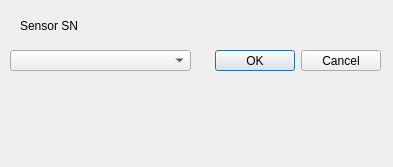
<?xml version="1.0" encoding="UTF-8"?>
<ui version="4.0">
 <class>DeleteSensor</class>
 <widget class="QDialog" name="DeleteSensor">
  <property name="geometry">
   <rect>
    <x>0</x>
    <y>0</y>
    <width>393</width>
    <height>167</height>
   </rect>
  </property>
  <property name="windowTitle">
   <string>Delete a Sensor</string>
  </property>
  <widget class="QDialogButtonBox" name="buttonBox">
   <property name="geometry">
    <rect>
     <x>40</x>
     <y>50</y>
     <width>341</width>
     <height>21</height>
    </rect>
   </property>
   <property name="orientation">
    <enum>Qt::Horizontal</enum>
   </property>
   <property name="standardButtons">
    <set>QDialogButtonBox::Cancel|QDialogButtonBox::Ok</set>
   </property>
  </widget>
  <widget class="QLabel" name="label">
   <property name="geometry">
    <rect>
     <x>20</x>
     <y>10</y>
     <width>161</width>
     <height>31</height>
    </rect>
   </property>
   <property name="text">
    <string>Sensor SN</string>
   </property>
  </widget>
  <widget class="QComboBox" name="comboBox">
   <property name="geometry">
    <rect>
     <x>10</x>
     <y>50</y>
     <width>181</width>
     <height>21</height>
    </rect>
   </property>
  </widget>
 </widget>
 <resources/>
 <connections>
  <connection>
   <sender>buttonBox</sender>
   <signal>accepted()</signal>
   <receiver>DeleteSensor</receiver>
   <slot>accept()</slot>
   <hints>
    <hint type="sourcelabel">
     <x>248</x>
     <y>254</y>
    </hint>
    <hint type="destinationlabel">
     <x>157</x>
     <y>274</y>
    </hint>
   </hints>
  </connection>
  <connection>
   <sender>buttonBox</sender>
   <signal>rejected()</signal>
   <receiver>DeleteSensor</receiver>
   <slot>reject()</slot>
   <hints>
    <hint type="sourcelabel">
     <x>316</x>
     <y>260</y>
    </hint>
    <hint type="destinationlabel">
     <x>286</x>
     <y>274</y>
    </hint>
   </hints>
  </connection>
 </connections>
</ui>
